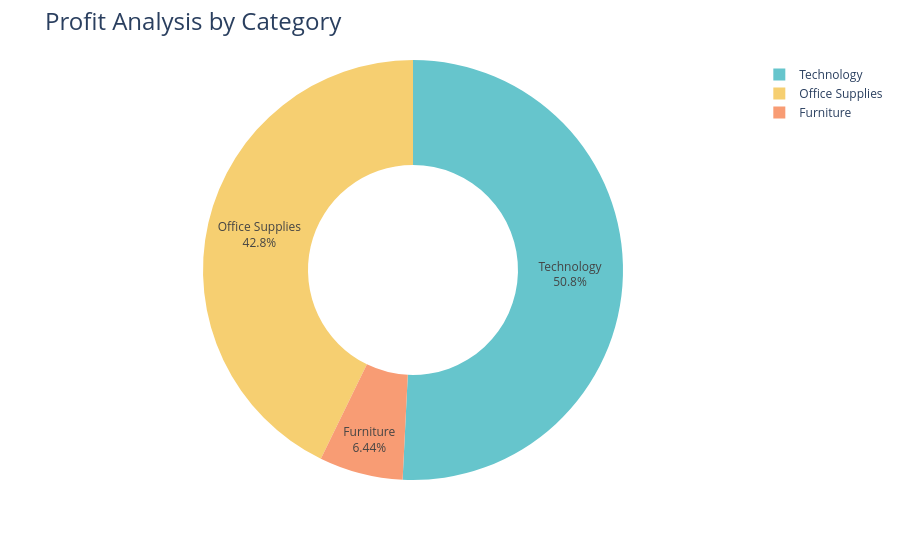

Notebook code cell kept with this figure:
### Code cell
fig = px.pie(profit_by_category,
             values = 'Profit',
             names ='Category',
             hole =0.5,
             color_discrete_sequence = px.colors.qualitative.Pastel)


fig.update_traces(textposition = 'inside',textinfo='percent + label')

fig.update_layout(title_text='Profit Analysis by Category', title_font=dict(size=24))
fig.show()

### Figure 1 — Plotly figure (JSON) as saved in the notebook; plotly's stock layout.template omitted (floating-point values rounded to 4 significant figures)
{"data": [{"domain": {"x": [0, 1], "y": [0, 1]}, "hole": 0.5, "hovertemplate": "Category=%{label}<br>Profit=%{value}<extra></extra>", "labels": ["Furniture", "Office Supplies", "Technology"], "legendgroup": "", "name": "", "showlegend": true, "textinfo": "percent+label", "textposition": "inside", "type": "pie", "values": [18450.0, 122500.0, 145500.0]}], "layout": {"legend": {"tracegroupgap": 0}, "margin": {"t": 60}, "piecolorway": ["rgb(102, 197, 204)", "rgb(246, 207, 113)", "rgb(248, 156, 116)", "rgb(220, 176, 242)", "rgb(135, 197, 95)", "rgb(158, 185, 243)", "rgb(254, 136, 177)", "rgb(201, 219, 116)", "rgb(139, 224, 164)", "rgb(180, 151, 231)", "rgb(179, 179, 179)"], "title": {"font": {"size": 24}, "text": "Profit Analysis by Category"}}}
